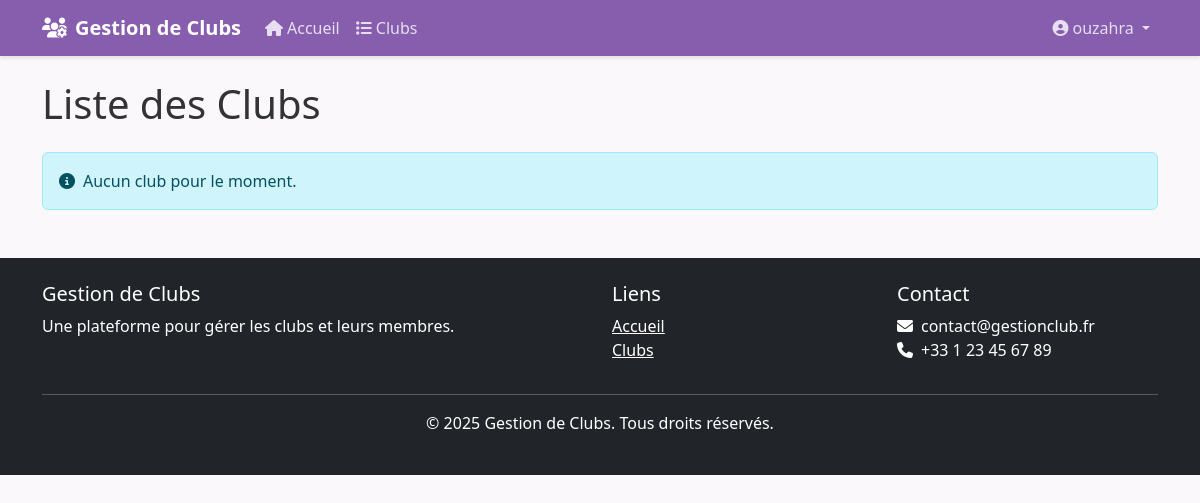
The page /clubs/liste/ (signed in) on the database as committed earlier.
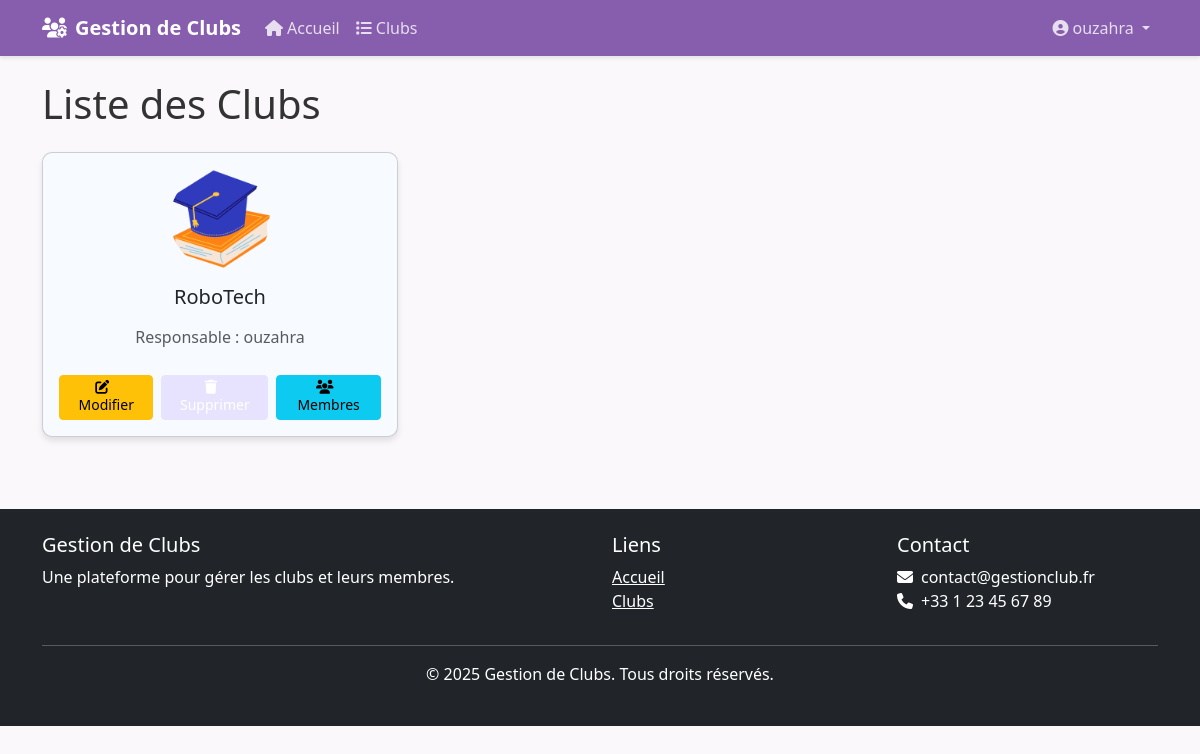
The same page on the database as committed later.
### utilisateurs/models.py (models this page shows, shortened)
class Club(models.Model):
    nom = models.CharField(max_length=100, unique=True)
    description = models.TextField(blank=True)
    logo = models.ImageField(upload_to='clubs_logos/', blank=True, null=True)
    responsable = models.ForeignKey(Utilisateur, on_delete=models.SET_NULL, null=True, related_name='clubs_responsable')
    date_creation = models.DateTimeField(auto_now_add=True)
    membres = models.ManyToManyField(Utilisateur, related_name='clubs_membres')  # Reverse relation should be 'clubs_membres'
    is_active = models.BooleanField(default=False)

class Utilisateur(AbstractUser):
    ROLE_CHOICES = [
        ('etudiant', 'Étudiant'),
        ('responsable', 'Responsable de club'),
        ('admin', 'Administrateur'),
    ]
    email = models.EmailField(unique=True)
    role = models.CharField(max_length=20, choices=ROLE_CHOICES, default='etudiant')
    profile_picture = models.ImageField(upload_to='profile_pictures/', blank=True, null=True)
    bio = models.TextField(blank=True, null=True)
    is_admin = models.BooleanField(default=False)
    is_president = models.BooleanField(default=False)
    is_club_member = models.BooleanField(default=False)

### clubs/views.py (the view)
# urls.py: path('clubs/liste/', views.liste_clubs, name='liste_clubs'),
@login_required
def liste_clubs(request):
    if request.user.role not in ['responsable', 'admin']:
        messages.error(request, "Vous n'avez pas accès à cette page.")
        return redirect('accueil')
    if request.user.role == 'responsable':
        clubs = Club.objects.filter(responsable=request.user)
    else:  # rôle 'gerant'
        clubs = Club.objects.all()
    return render(request, 'clubs/liste_clubs.html', {'clubs': clubs})

### templates/clubs/liste_clubs.html (shortened to what this page needs)
{% extends 'base.html' %}
{% load static %}
{% block content %}
<div class="fade-in">
<h1 class="mb-4">Liste des Clubs</h1>
{% if clubs %}
<div class="row">
    {% for club in clubs %}
    <div class="col-md-4 mb-4">
        <div class="card fade-in">
            <div class="card-body text-center">
                {% if club.logo %}
                <img src="{{ club.logo.url }}" alt="{{ club.nom }}" class="club-logo mb-3">
                {% else %}
                <div class="bg-secondary text-white rounded-circle d-flex align-items-center justify-content-center mx-auto mb-3" style="width: 100px; height: 100px;">
                    <i class="fas fa-users fa-3x"></i>
                </div>
                {% endif %}
                <h5 class="card-title">{{ club.nom }}</h5>
                <p class="card-text text-muted">Responsable : {{ club.responsable.username }}</p>
                <div class="d-flex justify-content-center gap-2">
                    <a href="{% url 'clubs:modifier_club' club.id %}" class="btn btn-warning btn-sm">
                        <i class="fas fa-edit me-2"></i>Modifier
                    </a>
                    <a href="{% url 'clubs:supprimer_club' club.id %}" class="btn btn-danger btn-sm">
                        <i class="fas fa-trash me-2"></i>Supprimer
                    </a>
                    <a href="{% url 'clubs:consulter_membres' club.id %}" class="btn btn-info btn-sm">
                        <i class="fas fa-users me-2"></i>Membres
                    </a>
                </div>
            </div>
        </div>
    </div>
    {% endfor %}
</div>
{% else %}
<div class="alert alert-info fade-in" role="alert">
    <i class="fas fa-info-circle me-2"></i>Aucun club pour le moment.
</div>
{% endif %}
</div>
{% endblock %}

Rows that differ between the two databases and show on the page:
added Club: logo (picture), nom "RoboTech", responsable.username "ouzahra"
Other text that changed with them:
text no longer shown: "Aucun club pour le moment."
